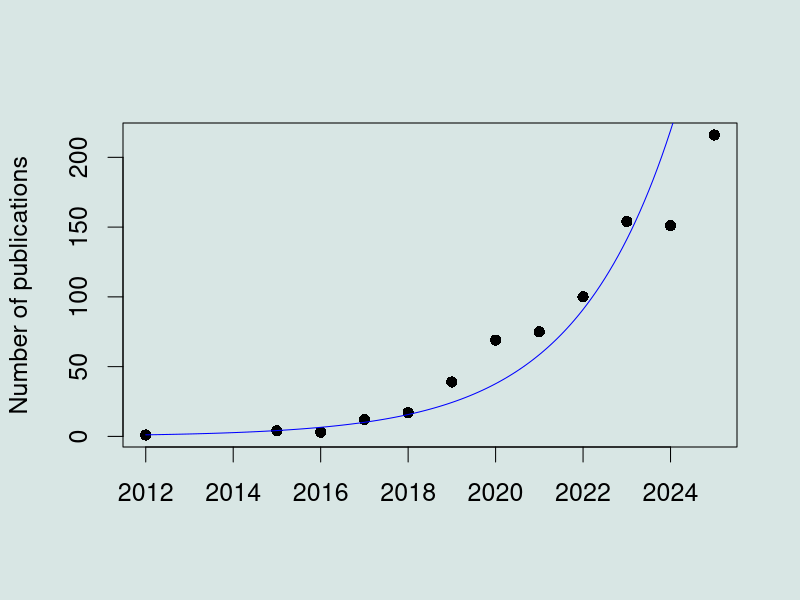

Write R code to recreate this figure.
## ---- chunk 1
year <- c(2012, 2015:2025) 
apps <- c(1, 4, 3, 12, 17, 39, 69, 75, 100, 154, 151, 216)
mod <- lm(log(apps) ~ year)

par(cex = 1.5, bg = '#d8e6e4')
plot(year, apps, pch = 16, xlab = '', ylab = 'Number of publications')
lines(seq(2012, 2025, 0.1), exp(predict(mod, data.frame(year = seq(2012, 2025, 0.1)))), col = 'blue')

## ---- chunk 2

modules <- data.frame(
"component" = c("load", "load", "plot", "plot"),
"long_component" = c("Load data", "Load data", "Plot data", "Plot data"),
"module" = c("user", "database", "histogram", "scatter"),
"long_module" = c("Upload your own data", "Query a database to obtain data", 
                  "Plot the data as a histogram", "Plot the data as a scatterplot"),
"map" = c(TRUE, TRUE, FALSE, FALSE),
"result" = c(FALSE, FALSE, TRUE, TRUE),
"rmd" = c(TRUE, TRUE, TRUE, TRUE),
"save" = c(TRUE, TRUE, TRUE, TRUE),
"async" = c(TRUE, TRUE, TRUE, TRUE),
"download" = c(FALSE, FALSE, TRUE, TRUE))
## ---- chunk 3
knitr::kable(modules,format = "html")
